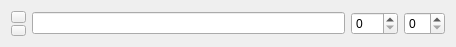
<?xml version="1.0" encoding="UTF-8"?>
<ui version="4.0">
 <class>Form</class>
 <widget class="QWidget" name="Form">
  <property name="geometry">
   <rect>
    <x>0</x>
    <y>0</y>
    <width>456</width>
    <height>46</height>
   </rect>
  </property>
  <property name="maximumSize">
   <size>
    <width>16777215</width>
    <height>50</height>
   </size>
  </property>
  <property name="windowTitle">
   <string>Form</string>
  </property>
  <layout class="QHBoxLayout" name="horizontalLayout_2">
   <item>
    <layout class="QHBoxLayout" name="horizontalLayout">
     <item>
      <widget class="QWidget" name="widget" native="true">
       <property name="maximumSize">
        <size>
         <width>15</width>
         <height>25</height>
        </size>
       </property>
       <layout class="QVBoxLayout" name="verticalLayout_2">
        <property name="spacing">
         <number>2</number>
        </property>
        <property name="leftMargin">
         <number>0</number>
        </property>
        <property name="topMargin">
         <number>0</number>
        </property>
        <property name="rightMargin">
         <number>0</number>
        </property>
        <property name="bottomMargin">
         <number>0</number>
        </property>
        <item>
         <layout class="QVBoxLayout" name="verticalLayout">
          <property name="spacing">
           <number>2</number>
          </property>
          <item>
           <widget class="QPushButton" name="up">
            <property name="text">
             <string/>
            </property>
            <property name="icon">
             <iconset>
              <normaloff>../content/icons8-сортировать-во-возрастанию-50.png</normaloff>../content/icons8-сортировать-во-возрастанию-50.png</iconset>
            </property>
            <property name="flat">
             <bool>false</bool>
            </property>
           </widget>
          </item>
          <item>
           <widget class="QPushButton" name="down">
            <property name="text">
             <string/>
            </property>
            <property name="icon">
             <iconset>
              <normaloff>../content/icons8-сортировать-по-убыванию-50.png</normaloff>../content/icons8-сортировать-по-убыванию-50.png</iconset>
            </property>
           </widget>
          </item>
         </layout>
        </item>
       </layout>
      </widget>
     </item>
     <item>
      <widget class="QLineEdit" name="tomat_name"/>
     </item>
     <item>
      <widget class="QSpinBox" name="spin_minute">
       <property name="maximum">
        <number>999</number>
       </property>
      </widget>
     </item>
     <item>
      <widget class="QSpinBox" name="spin_second">
       <property name="maximum">
        <number>59</number>
       </property>
      </widget>
     </item>
    </layout>
   </item>
  </layout>
 </widget>
 <resources/>
 <connections/>
</ui>
